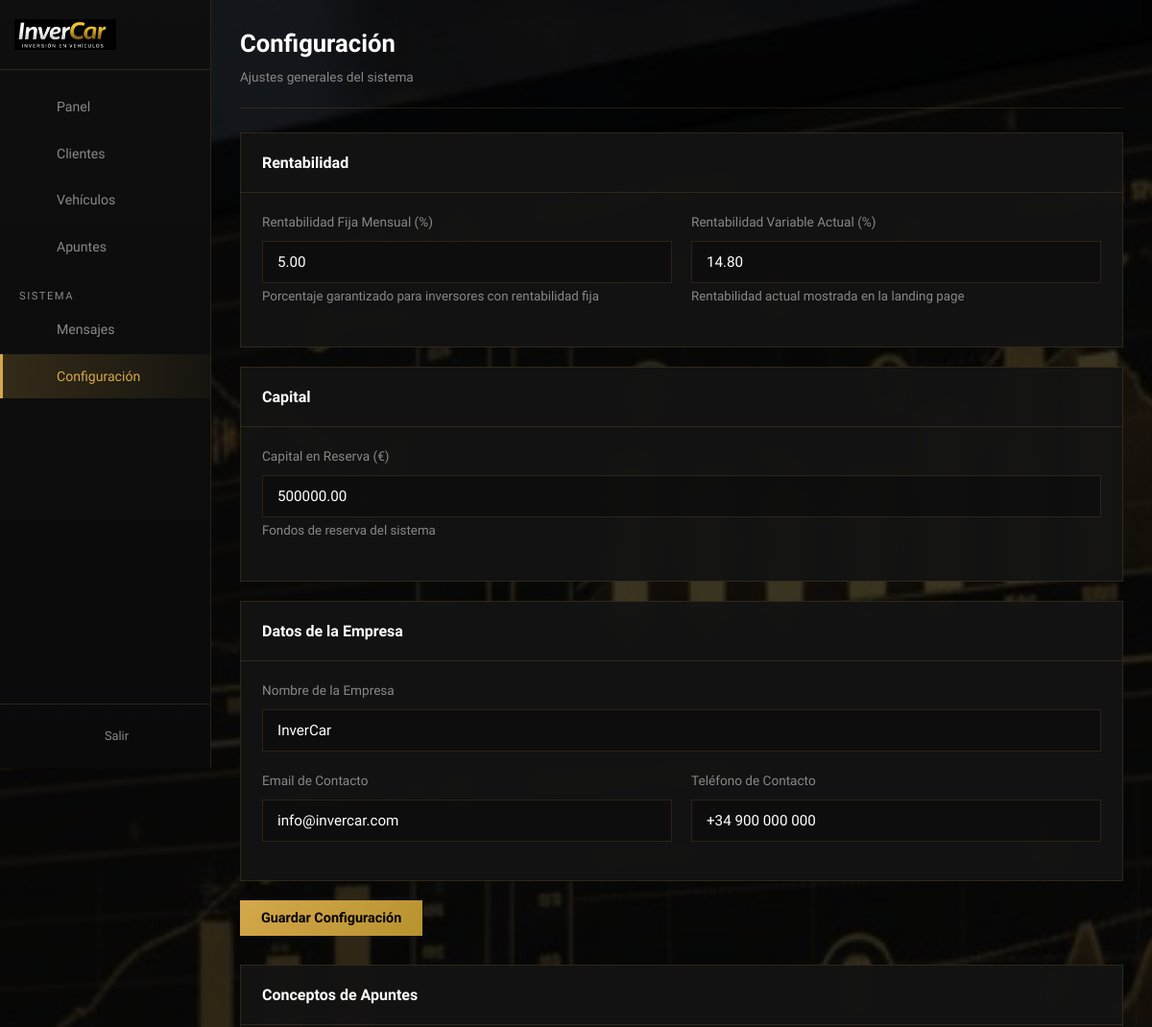
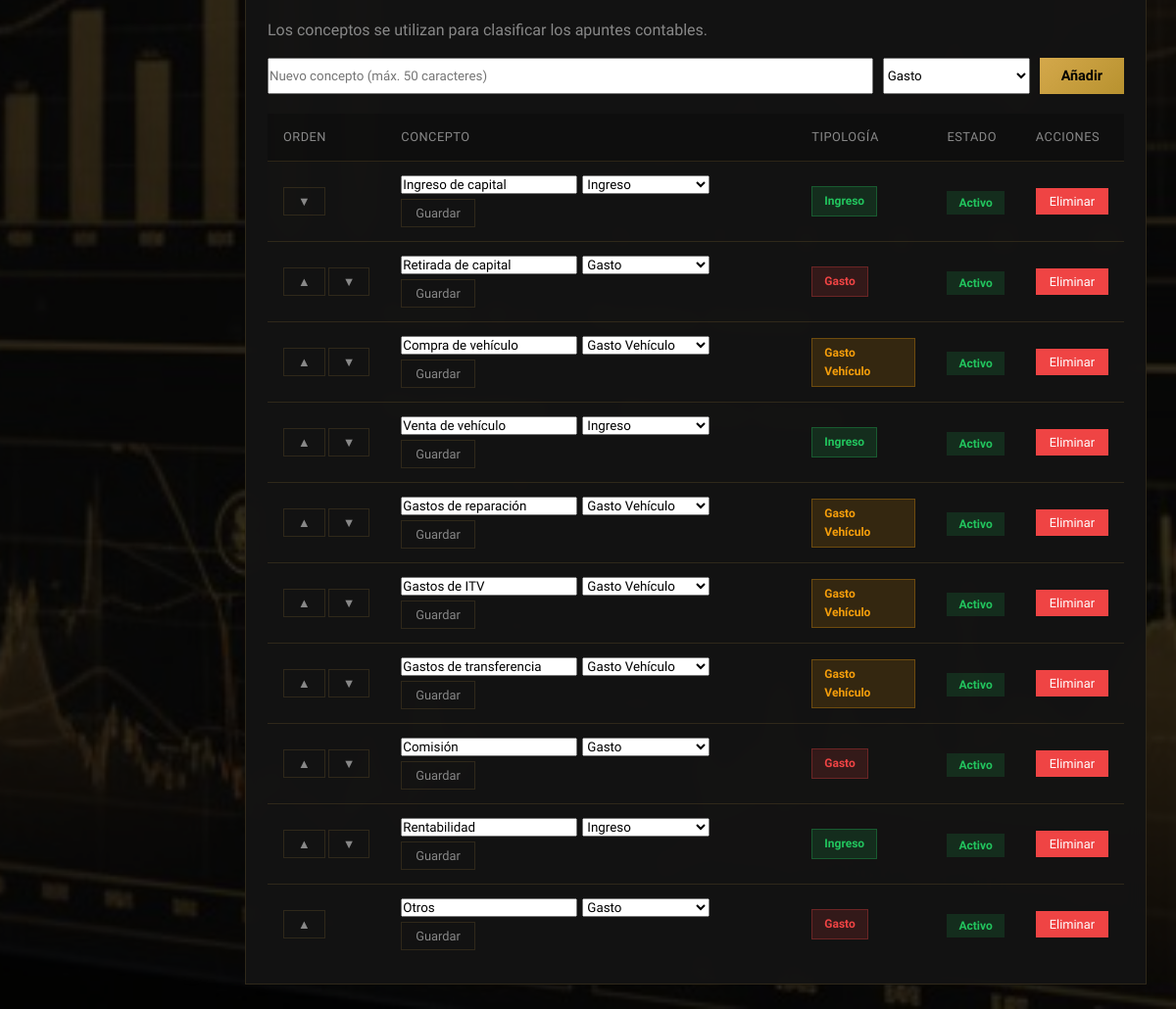
Screenshot of /admin/configuracion.php (signed in) with the database file from the repository (2 pictures, top to bottom).
### tables this page shows
CREATE TABLE IF NOT EXISTS `conceptos` (
  `id` INT UNSIGNED NOT NULL AUTO_INCREMENT,
  `concepto` VARCHAR(50) NOT NULL,
  `tipologia` ENUM('ingreso', 'gasto', 'gasto_vehiculo') NOT NULL DEFAULT 'gasto' COMMENT 'Tipología del concepto',
  `orden` INT UNSIGNED NOT NULL DEFAULT 0 COMMENT 'Orden de visualización',
  `activo` TINYINT(1) NOT NULL DEFAULT 1,
  `created_at` TIMESTAMP DEFAULT CURRENT_TIMESTAMP,
  PRIMARY KEY (`id`),
  KEY `idx_tipologia` (`tipologia`),
  KEY `idx_orden` (`orden`)
);

### includes/functions.php (called while the page is built, shortened)
<?php
function escape($string) {
    return htmlspecialchars($string, ENT_QUOTES, 'UTF-8');
}

### admin/configuracion.php (the view, shortened to what this page needs)
<?php
$db = getDB();
$config = [];
$stmt = $db->query("SELECT clave, valor FROM configuracion");
foreach ($stmt->fetchAll() as $row) {
    $config[$row['clave']] = $row['valor'];
}
$conceptos = $db->query("SELECT * FROM conceptos ORDER BY orden ASC, id ASC")->fetchAll();
$todosOrdenCero = true;
if ($todosOrdenCero && count($conceptos) > 0) {
    $orden = 1;
    foreach ($conceptos as $c) {
        $db->prepare("UPDATE conceptos SET orden = ? WHERE id = ?")->execute([$orden, $c['id']]);
        $orden++;
    }
    $conceptos = $db->query("SELECT * FROM conceptos ORDER BY orden ASC, id ASC")->fetchAll();
}
?>
<!DOCTYPE html>
<html lang="es">
<head>
    <link rel="stylesheet" href="../assets/css/admin.css">
</head>
<body>
    <div class="admin-wrapper">
        <?php include __DIR__ . '/includes/sidebar.php'; ?>
        <main class="main-content">
            <div class="top-bar">
                <div class="page-title">
                    <h1>Configuración</h1>
                    <p>Ajustes generales del sistema</p>
                </div>
            </div>
            <form method="POST">
                <div class="card" style="margin-bottom: 20px;">
                    <div class="card-header">
                        <h2>Rentabilidad</h2>
                    </div>
                    <div class="card-body">
                        <div class="form-row">
                            <div class="form-group">
                                <label>Rentabilidad Fija Mensual (%)</label>
                                <input type="number" name="rentabilidad_fija" step="0.01"
                                       value="<?php echo escape($config['rentabilidad_fija'] ?? 5); ?>">
                                <small style="color: var(--text-muted);">Porcentaje garantizado para inversores con rentabilidad fija</small>
                            </div>
                            <div class="form-group">
                                <label>Rentabilidad Variable Actual (%)</label>
                                <input type="number" name="rentabilidad_variable_actual" step="0.01"
                                       value="<?php echo escape($config['rentabilidad_variable_actual'] ?? 14.8); ?>">
                                <small style="color: var(--text-muted);">Rentabilidad actual mostrada en la landing page</small>
                            </div>
                        </div>
                    </div>
                </div>
                <div class="card" style="margin-bottom: 20px;">
                    <div class="card-header">
                        <h2>Capital</h2>
                    </div>
                    <div class="card-body">
                        <div class="form-group">
                            <label>Capital en Reserva (€)</label>
                            <input type="number" name="capital_reserva" step="0.01"
                                   value="<?php echo escape($config['capital_reserva'] ?? 0); ?>">
                            <small style="color: var(--text-muted);">Fondos de reserva del sistema</small>
                        </div>
                    </div>
                </div>
                <div class="card" style="margin-bottom: 20px;">
                    <div class="card-header">
                        <h2>Datos de la Empresa</h2>
                    </div>
                    <div class="card-body">
                        <div class="form-group">
                            <label>Nombre de la Empresa</label>
                            <input type="text" name="nombre_empresa"
                                   value="<?php echo escape($config['nombre_empresa'] ?? 'InverCar'); ?>">
                        </div>
                        <div class="form-row">
                            <div class="form-group">
                                <label>Email de Contacto</label>
                                <input type="email" name="email_empresa"
                                       value="<?php echo escape($config['email_empresa'] ?? ''); ?>">
                            </div>
                            <div class="form-group">
                                <label>Teléfono de Contacto</label>
                                <input type="text" name="telefono_empresa"
                                       value="<?php echo escape($config['telefono_empresa'] ?? ''); ?>">
                            </div>
                        </div>
                    </div>
                </div>
                <button type="submit" class="btn btn-primary">Guardar Configuración</button>
            </form>
            <div class="card" style="margin-top: 30px;">
                <div class="card-header">
                    <h2>Conceptos de Apuntes</h2>
                </div>
                <div class="card-body">
                    <p style="color: var(--text-muted); margin-bottom: 15px;">Los conceptos se utilizan para clasificar los apuntes contables.</p>
                    <form method="POST" style="display: flex; gap: 10px; margin-bottom: 20px; flex-wrap: wrap;">
                        <input type="text" name="concepto" placeholder="Nuevo concepto (máx. 50 caracteres)" maxlength="50" style="flex: 1; min-width: 200px;">
                        <select name="tipologia" style="width: 150px;">
                            <option value="gasto" selected>Gasto</option>
                        </select>
                        <button type="submit" class="btn btn-primary">Añadir</button>
                    </form>
                    <?php if (empty($conceptos)): ?>
                        <p style="color: var(--text-muted);">No hay conceptos definidos.</p>
                    <?php else: ?>
                        <div class="table-responsive">
                            <table>
                                <thead>
                                    <tr>
                                        <th style="width: 80px;">Orden</th>
                                        <th>Concepto</th>
                                        <th>Tipología</th>
                                        <th>Estado</th>
                                        <th>Acciones</th>
                                    </tr>
                                </thead>
                                <tbody>
                                    <?php
                                    $tipologiaBadge = [
                                        'ingreso' => 'badge-success',
                                        'gasto' => 'badge-danger',
                                        'gasto_vehiculo' => 'badge-warning'
                                    ];
                                    $tipologiaTexto = [
                                        'ingreso' => 'Ingreso',
                                        'gasto' => 'Gasto',
                                        'gasto_vehiculo' => 'Gasto Vehículo'
                                    ];
                                    $totalConceptos = count($conceptos);
                                    foreach ($conceptos as $idx => $c): ?>
                                    <tr>
                                        <td>
                                            <div style="display: flex; gap: 3px;">
                                                <?php if ($idx > 0): ?>
                                                <form method="POST" style="display: inline;">
                                                    <button type="submit" class="btn btn-sm btn-outline" title="Subir">▲</button>
                                                </form>
                                                <?php endif; ?>
                                                <?php if ($idx < $totalConceptos - 1): ?>
                                                <form method="POST" style="display: inline;">
                                                    <button type="submit" class="btn btn-sm btn-outline" title="Bajar">▼</button>
                                                </form>
                                                <?php endif; ?>
                                            </div>
                                        </td>
                                        <td>
                                            <form method="POST" style="display: flex; gap: 5px; flex-wrap: wrap;">
                                                <input type="text" name="concepto" value="<?php echo escape($c['concepto']); ?>" maxlength="50" style="width: 180px;">
                                                <select name="tipologia" style="width: 130px;">
                                                    <option value="ingreso" <?php echo ($c['tipologia'] ?? 'gasto') === 'ingreso' ? 'selected' : ''; ?>>Ingreso</option>
                                                    <option value="gasto" <?php echo ($c['tipologia'] ?? 'gasto') === 'gasto' ? 'selected' : ''; ?>>Gasto</option>
                                                    <option value="gasto_vehiculo" <?php echo ($c['tipologia'] ?? 'gasto') === 'gasto_vehiculo' ? 'selected' : ''; ?>>Gasto Vehículo</option>
                                                </select>
                                                <button type="submit" class="btn btn-sm btn-outline">Guardar</button>
                                            </form>
                                        </td>
                                        <td>
                                            <span class="badge <?php echo $tipologiaBadge[$c['tipologia'] ?? 'gasto'] ?? 'badge-info'; ?>">
                                                <?php echo $tipologiaTexto[$c['tipologia'] ?? 'gasto'] ?? ucfirst($c['tipologia'] ?? 'gasto'); ?>
                                            </span>
                                        </td>
                                        <td>
                                            <form method="POST" style="display: inline;">
                                                <button type="submit" class="badge <?php echo $c['activo'] ? 'badge-success' : 'badge-danger'; ?>" style="cursor: pointer; border: none;">
                                                    <?php echo $c['activo'] ? 'Activo' : 'Inactivo'; ?>
                                                </button>
                                            </form>
                                        </td>
                                        <td>
                                            <form method="POST" style="display: inline;" onsubmit="return confirm('Eliminar este concepto? Solo es posible si no tiene apuntes asociados.');">
                                                <button type="submit" class="btn btn-sm btn-danger">Eliminar</button>
                                            </form>
                                        </td>
                                    </tr>
                                    <?php endforeach; ?>
                                </tbody>
                            </table>
                        </div>
                    <?php endif; ?>
                </div>
            </div>
        </main>
    </div>
</body>
</html>

### admin/includes/sidebar.php (shortened to what this page needs)
<?php
$currentPage = basename($_SERVER['PHP_SELF']);
?>
<aside class="sidebar" id="sidebar">
    <div class="sidebar-header">
        <div class="sidebar-logo">
            <img src="../assets/images/logo-invercar-text.png" alt="InverCar" class="logo-full">
        </div>
        <button class="sidebar-toggle" id="sidebarToggle" title="Ocultar menú">
        </button>
    </div>
    <ul class="sidebar-menu">
        <li><a href="index.php" <?php echo $currentPage === 'index.php' ? 'class="active"' : ''; ?>><span class="icon"><?php echo $icons['panel']; ?></span><span class="menu-text">Panel</span></a></li>
        <li><a href="clientes.php" <?php echo $currentPage === 'clientes.php' ? 'class="active"' : ''; ?>><span class="icon"><?php echo $icons['clientes']; ?></span><span class="menu-text">Clientes</span></a></li>
        <li><a href="vehiculos.php" <?php echo $currentPage === 'vehiculos.php' ? 'class="active"' : ''; ?>><span class="icon"><?php echo $icons['vehiculos']; ?></span><span class="menu-text">Vehículos</span></a></li>
        <li><a href="apuntes.php" <?php echo $currentPage === 'apuntes.php' ? 'class="active"' : ''; ?>><span class="icon"><?php echo $icons['apuntes']; ?></span><span class="menu-text">Apuntes</span></a></li>
        <li class="sidebar-section"><span class="section-text">Sistema</span></li>
        <li><a href="contactos.php" <?php echo $currentPage === 'contactos.php' ? 'class="active"' : ''; ?>><span class="icon"></span><span class="menu-text">Mensajes</span> </a></li>
        <li><a href="configuracion.php" <?php echo $currentPage === 'configuracion.php' ? 'class="active"' : ''; ?>><span class="icon"><?php echo $icons['config']; ?></span><span class="menu-text">Configuración</span></a></li>
    </ul>
    <div class="sidebar-footer">
        <a href="logout.php" class="logout-btn" title="Cerrar Sesión">
            <span class="icon"><?php echo $icons['logout']; ?></span>
            <span class="menu-text">Salir</span>
        </a>
    </div>
</aside>

### rows the page displays
conceptos: concepto "Ingreso de capital", tipologia "Ingreso", activo "Activo"
conceptos: concepto "Retirada de capital", tipologia "Gasto", activo "Activo"
conceptos: concepto "Compra de vehículo", tipologia "Gasto Vehículo", activo "Activo"
conceptos: concepto "Venta de vehículo", tipologia "Ingreso", activo "Activo"
conceptos: concepto "Gastos de reparación", tipologia "Gasto Vehículo", activo "Activo"
conceptos: concepto "Gastos de ITV", tipologia "Gasto Vehículo", activo "Activo"
conceptos: concepto "Gastos de transferencia", tipologia "Gasto Vehículo", activo "Activo"
conceptos: concepto "Comisión", tipologia "Gasto", activo "Activo"
conceptos: concepto "Rentabilidad", tipologia "Ingreso", activo "Activo"
conceptos: concepto "Otros", tipologia "Gasto", activo "Activo"
